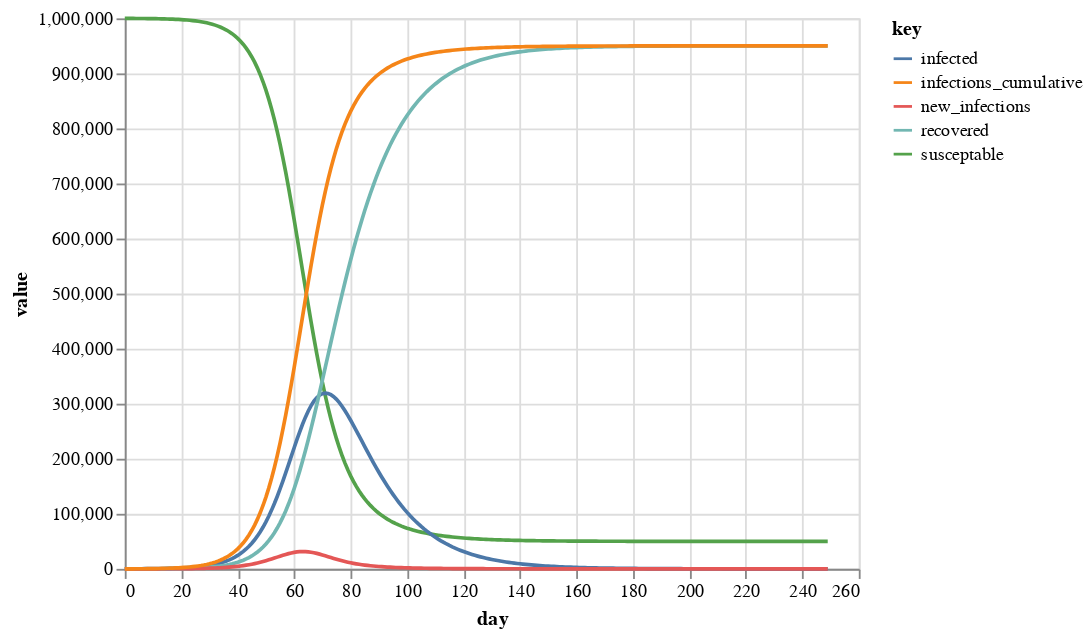

Write notebook code for a chart like this one.
### Code cell
d = pd.DataFrame({
    'day': np.arange(len(s)), 
    'susceptable': s, 
    "infected": i, 
    "recovered": r, 
    "new_infections": i_new, 
    "infections_cumulative": np.cumsum(i_new),
    "penn_ever_infected": i + r,
})

(alt
 .Chart(d)
 .transform_fold(['susceptable', 'infected', 'recovered', 'new_infections', 'infections_cumulative'])
 .encode(x='day:Q', y="value:Q", color='key:N')
 .mark_line()
)

### Figure 1 — Vega-Lite specification as saved in the notebook (floating-point values rounded to 4 significant figures; data arrays with more than 128 entries replaced by an {"elided": "..."} marker saying what was removed)
{"config": {"view": {"continuousWidth": 400, "continuousHeight": 300}}, "data": {"name": "data-6829912965e073bed6f333ad02adac61"}, "mark": "line", "encoding": {"color": {"type": "nominal", "field": "key"}, "x": {"type": "quantitative", "field": "day"}, "y": {"type": "quantitative", "field": "value"}}, "transform": [{"fold": ["susceptable", "infected", "recovered", "new_infections", "infections_cumulative"]}], "$schema": "https://vega.github.io/schema/vega-lite/v4.8.1.json", "datasets": {"data-6829912965e073bed6f333ad02adac61": {"elided": "250 records"}}}
